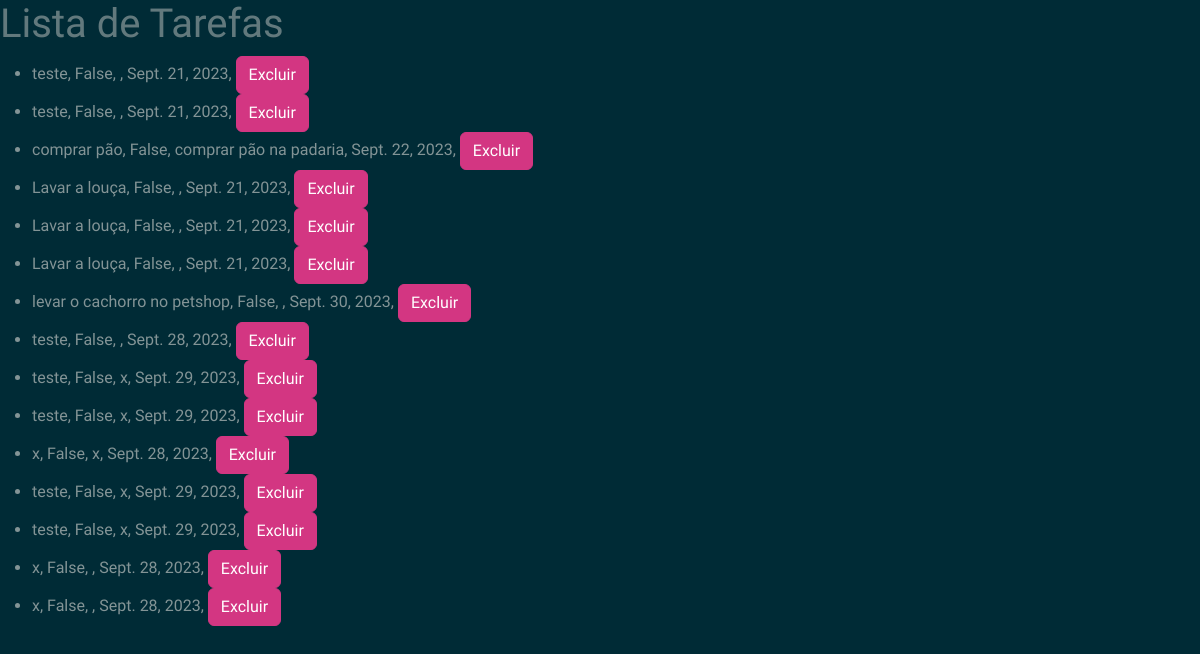
Page /api/ on the earlier database version.
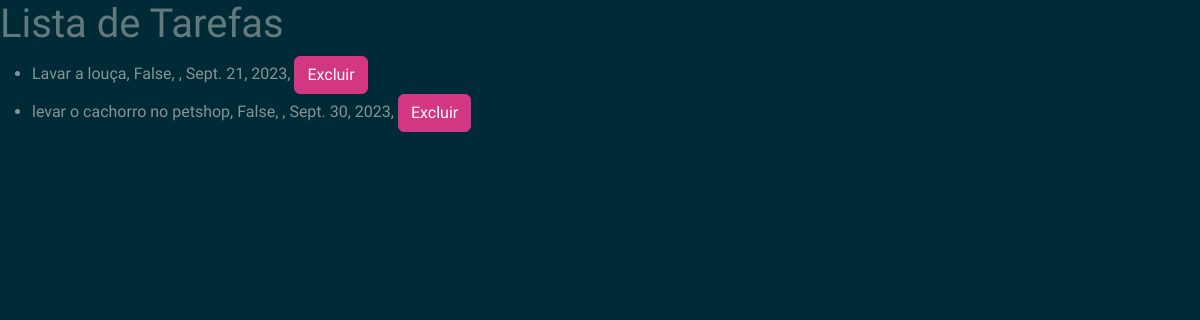
Same page on the later database version.
### tarefas/models.py (models this page shows)
class Todo(models.Model):
    Title = models.CharField(max_length=100, blank=False)
    Description = models.TextField(blank=True)
    Date = models.DateField(blank=False)
    Completed = models.BooleanField(default=False)

### tarefas/views.py (the view)
# urls.py: path('', ListTodo.as_view(), name='list-todo'),
class ListTodo(generics.ListAPIView):
    queryset = Todo.objects.all()
    serializer_class = ToDoSerializer
    template_name = 'todo_list.html'
    def get(self, request, *args, **kwargs):
        todos = Todo.objects.all()
        contexto = {
            'caminho_para_bootstrap_css': 'https://bootswatch.com/morph/bootstrap.min.css',
            'todos' : todos,
        }
        return render(request, self.template_name, contexto)

### tarefas/templates/todo_list.html (shortened to what this page needs)
{% load static %}
<!DOCTYPE html>
<html lang="en">
<head>
    <link rel="stylesheet" href="{% static 'css/bootstrap.min.css' %}" type="text/css">
</head>
<body>
    <h1 class="text-body-secondary">Lista de Tarefas</h1>
    <ul>
        {% for todo in todos %}
        <li>
            {{ todo.Title }}, {{ todo.Completed }}, {{ todo.Description }}, {{ todo.Date }},
            <form action="{% url 'tarefas:delete-todo' pk=todo.id %}" method="post" style="display: inline;">
                <button type="submit" class="btn btn-danger">Excluir</button>
            </form>
        </li>
        {% endfor %}
    </ul>
</body>
</html>

Differences in the rows shown:
removed Todo: Title "teste", Completed "False", Date "Sept. 21, 2023"
removed Todo: Title "teste", Completed "False", Date "Sept. 21, 2023"
removed Todo: Title "comprar pão", Completed "False", Description "comprar pão na padaria", Date "Sept. 22, 2023"
removed Todo: Title "Lavar a louça", Completed "False", Date "Sept. 21, 2023"
removed Todo: Title "Lavar a louça", Completed "False", Date "Sept. 21, 2023"
removed Todo: Title "teste", Completed "False", Date "Sept. 28, 2023"
removed Todo: Title "teste", Completed "False", Description "x", Date "Sept. 29, 2023"
removed Todo: Title "teste", Completed "False", Description "x", Date "Sept. 29, 2023"
removed Todo: Title "x", Completed "False", Description "x", Date "Sept. 28, 2023"
removed Todo: Title "teste", Completed "False", Description "x", Date "Sept. 29, 2023"
removed Todo: Title "teste", Completed "False", Description "x", Date "Sept. 29, 2023"
removed Todo: Title "x", Completed "False", Date "Sept. 28, 2023"
removed Todo: Title "x", Completed "False", Date "Sept. 28, 2023"
